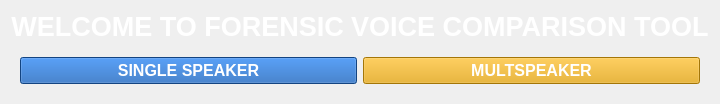
            <widget class="QWidget" name="page_5">
             <layout class="QGridLayout" name="gridLayout_24">
              <item row="0" column="0">
               <widget class="QLabel" name="label_3">
                <property name="font">
                 <font>
                  <pointsize>20</pointsize>
                  <weight>75</weight>
                  <bold>true</bold>
                 </font>
                </property>
                <property name="styleSheet">
                 <string notr="true">color: rgb(255, 255, 255);
background-image: url(:/images/voiceAnalysis.png);
background-position:center;
background-repeate:no-repeate;</string>
                </property>
                <property name="text">
                 <string>WELCOME TO FORENSIC VOICE COMPARISON TOOL</string>
                </property>
                <property name="alignment">
                 <set>Qt::AlignCenter</set>
                </property>
               </widget>
              </item>
              <item row="1" column="0">
               <widget class="QWidget" name="widget_15" native="true">
                <layout class="QGridLayout" name="gridLayout_25">
                 <item row="0" column="0">
                  <layout class="QHBoxLayout" name="horizontalLayout_11">
                   <item>
                    <widget class="QPushButton" name="pushButton_24">
                     <property name="font">
                      <font>
                       <pointsize>12</pointsize>
                       <weight>75</weight>
                       <bold>true</bold>
                      </font>
                     </property>
                     <property name="styleSheet">
                      <string notr="true">color: rgb(255, 255, 255);
background-color: rgb(26, 95, 180);</string>
                     </property>
                     <property name="text">
                      <string>SINGLE SPEAKER</string>
                     </property>
                    </widget>
                   </item>
                   <item>
                    <widget class="QPushButton" name="pushButton_25">
                     <property name="font">
                      <font>
                       <pointsize>12</pointsize>
                       <weight>75</weight>
                       <bold>true</bold>
                      </font>
                     </property>
                     <property name="styleSheet">
                      <string notr="true">color: rgb(255, 255, 255);
background-color: rgb(229, 165, 10);</string>
                     </property>
                     <property name="text">
                      <string>MULTSPEAKER</string>
                     </property>
                    </widget>
                   </item>
                  </layout>
                 </item>
                </layout>
               </widget>
              </item>
             </layout>
            </widget>
